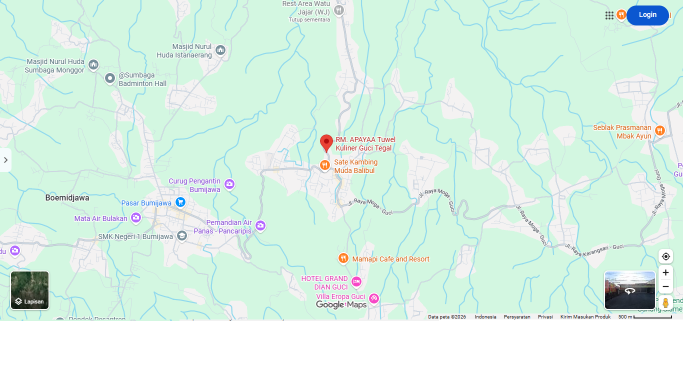
#> input picture tools/peta/tangkapan-google-maps.png, 1366 x 768 px, found by its file name (shown at 1/2 size)
$ python potong-peta-google.py
#> lines starting #> are read from the running program, lines starting #| are printed output that depends on the picture
"""Memotong tangkapan layar Google Maps jadi gambar peta yang dipakai situs.

Sumbernya tools/peta/tangkapan-google-maps.png, yaitu tangkapan layar Google
Maps milik pemilik usaha. Skrip ini hanya memotong bagian antarmuka Google
(baris tombol di atas, tombol zoom dan Street View di kanan, tombol Lapisan di
kiri bawah) lalu menyimpannya sebagai .jpg dan .webp yang jauh lebih ringan.

PENTING: logo "Google Maps" dan baris "Data peta ©2026" di tepi bawah TIDAK
boleh ikut terpotong atau ditutupi. Google mengizinkan tangkapan layar petanya
dipakai selama keterangan itu tetap utuh. Karena itu pemotongan bawah berhenti
tepat di bawah baris tersebut, dan CSS menampilkan gambar dengan tepi bawah
selalu terlihat (object-position: center bottom di .peta-statis img).

Memperbarui peta: ambil tangkapan layar baru dengan panel kiri tertutup dan
tanpa kartu info tempat, simpan menimpa berkas sumber, lalu jalankan:

    pip install pillow
    python tools/potong-peta-google.py
"""

import os

from PIL import Image

SUMBER = 'tools/peta/tangkapan-google-maps.png'
TUJUAN = 'assets/img/peta/peta-rm-apayaa'

# Kotak potong (kiri, atas, kanan, bawah) pada tangkapan layar 1366x768.
POTONG = (110, 55, 1195, 645)
LEBAR_AKHIR = 1024


def potong():
    gambar = Image.open(SUMBER).convert('RGB').crop(POTONG)
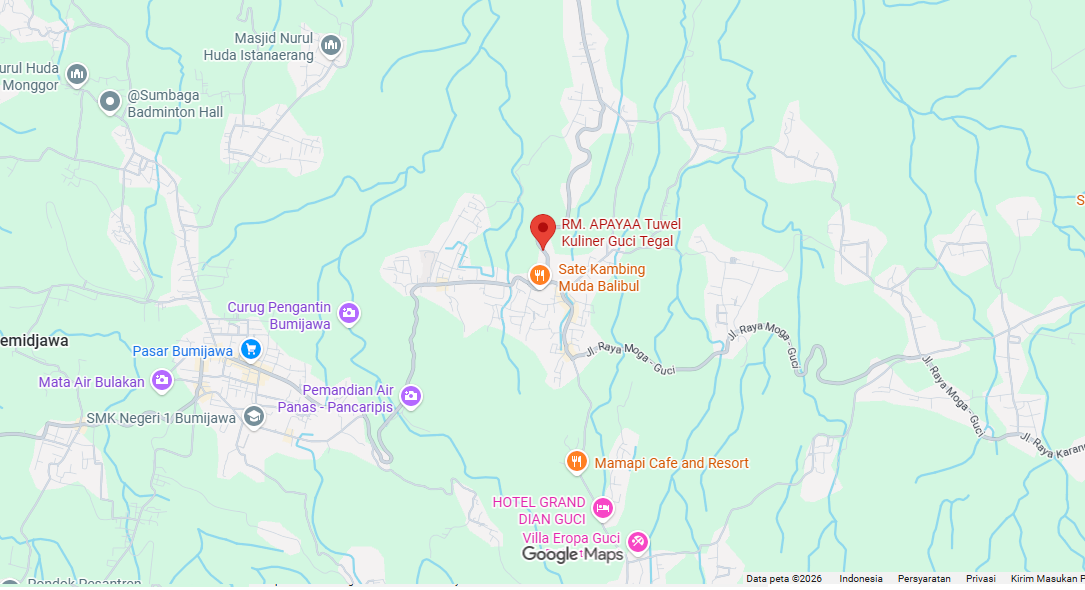
#> gambar: PIL image 1085x590 RGB; mean R, G, B 213.7, 241.1, 226.7
    tinggi = round(gambar.height * LEBAR_AKHIR / gambar.width)
#> tinggi = 557
    gambar = gambar.resize((LEBAR_AKHIR, tinggi), Image.LANCZOS)
#> gambar: PIL image 1024x557 RGB

    os.makedirs(os.path.dirname(TUJUAN), exist_ok=True)
    gambar.save(TUJUAN + '.jpg', 'JPEG', quality=84, optimize=True)
    gambar.save(TUJUAN + '.webp', 'WEBP', quality=80, method=6)
    for ext in ('.jpg', '.webp'):
        print(TUJUAN + ext, os.path.getsize(TUJUAN + ext) // 1024, 'KB', gambar.size)


potong()
